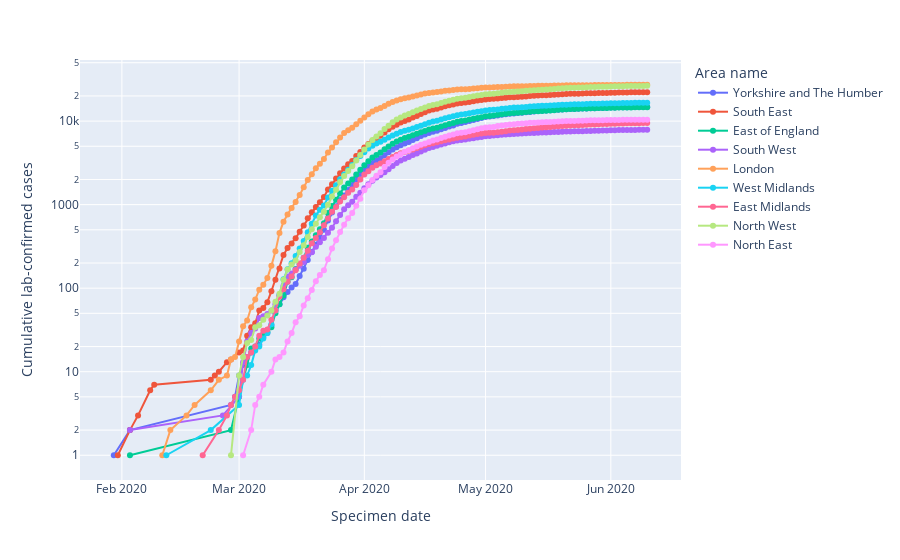

Source (notebook cell):
### Code cell
plot_line_graph('Cumulative lab-confirmed cases', log_y_setting=True)
